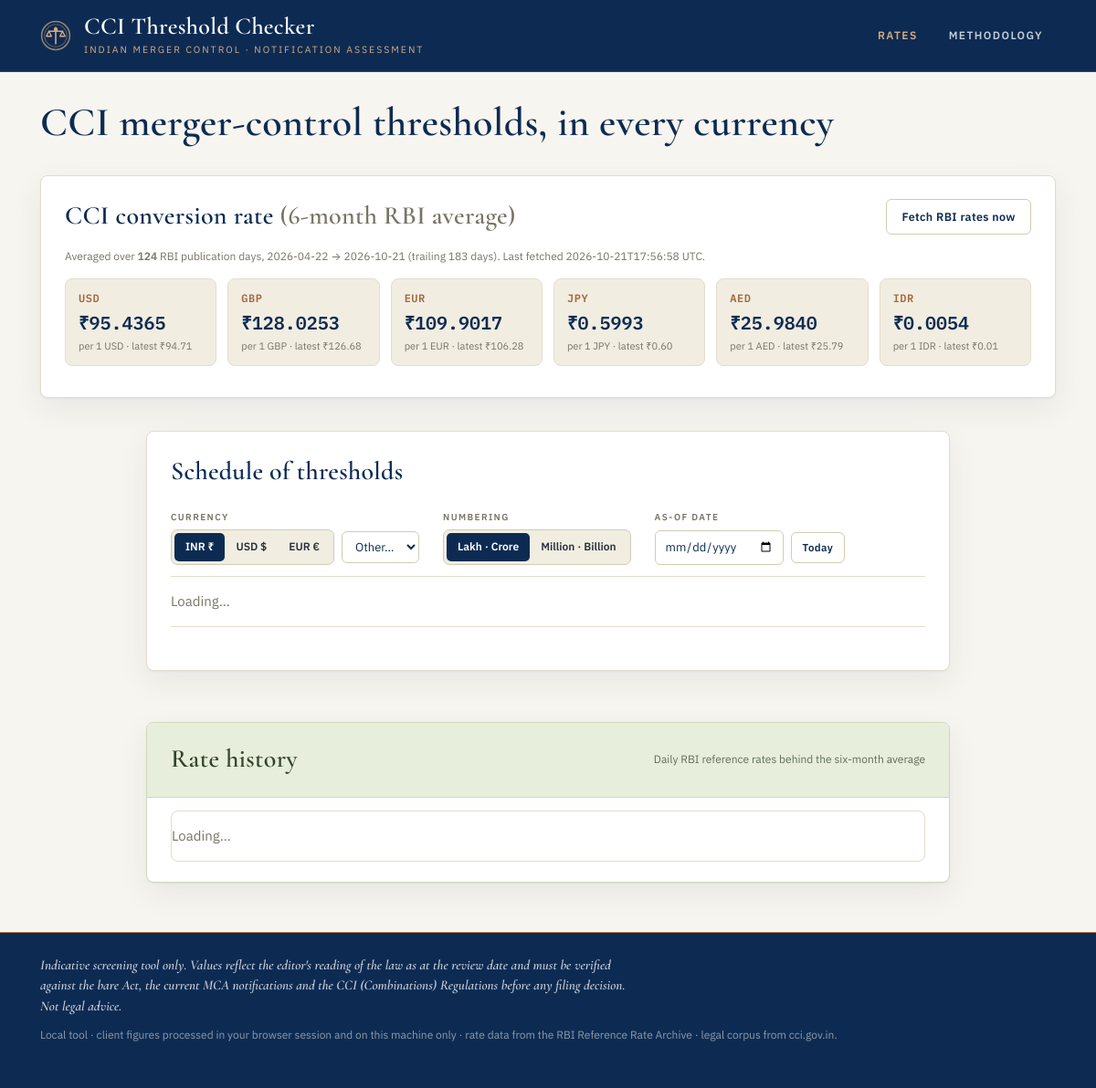
The page /rates on the database as committed earlier.
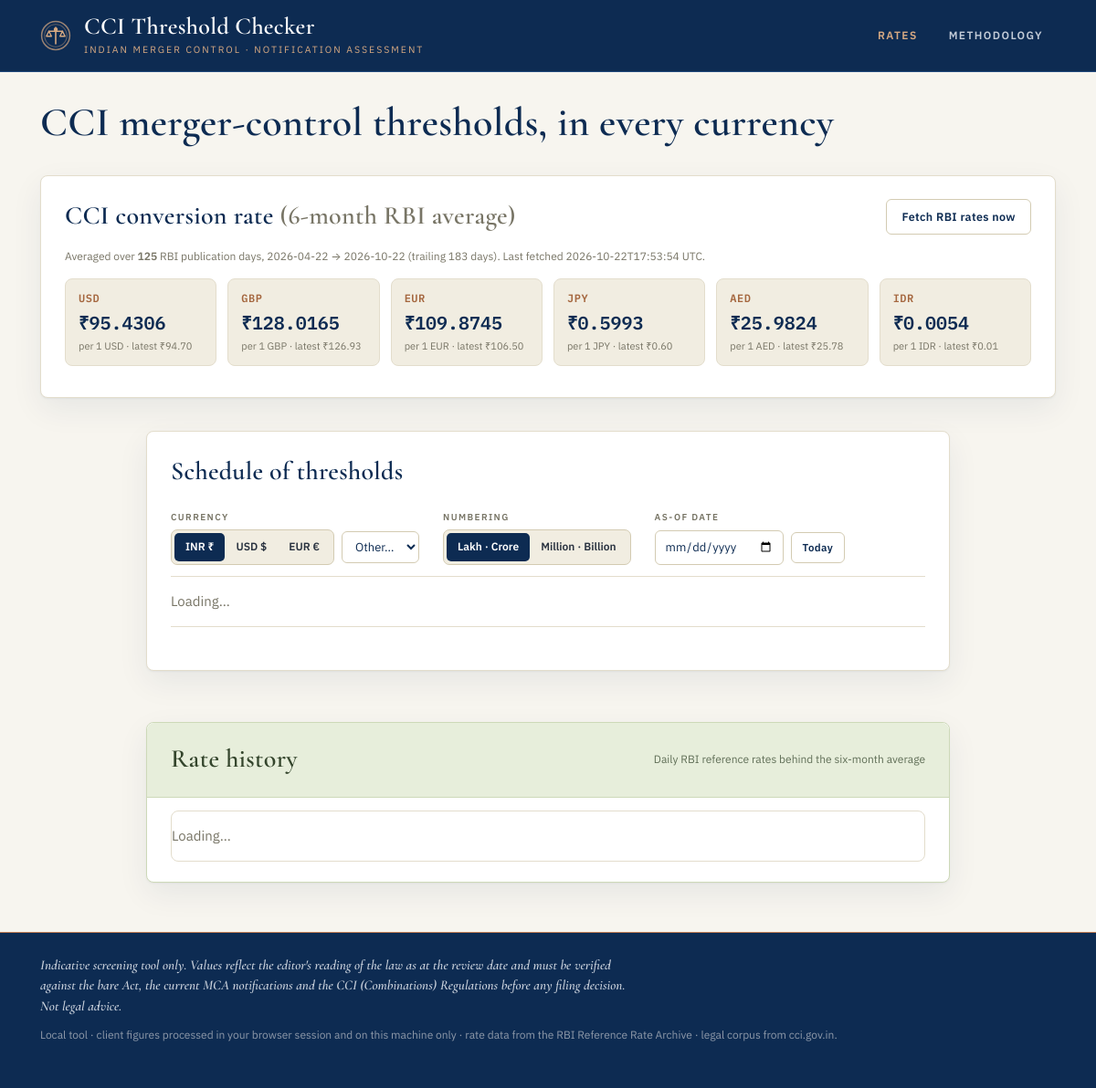
The same page on the database as committed later.
### tables this page shows
CREATE TABLE rates (
                date       TEXT PRIMARY KEY,   -- ISO yyyy-mm-dd
                usd REAL, gbp REAL, eur REAL, jpy REAL, aed REAL, idr REAL,
                source     TEXT,
                fetched_at TEXT
            );

CREATE TABLE meta (key TEXT PRIMARY KEY, value TEXT);

### app.py (the view)
@app.route("/rates")
def rates_page():
    avg, cfg = _avg()
    display = request.args.get("ccy", "USD")
    table = th.build_table(cfg, avg["averages"], display)
    currencies = fx.supported(avg["averages"]) if avg["has_data"] else ["INR", "USD", "EUR", "GBP", "JPY", "AED"]
    grouped = [(label, [r for r in table if r["category"] == key]) for key, label in CATEGORY_LABELS]
    return render_template("index.html", avg=avg, grouped=grouped,
                           display=display, currencies=currencies)

### app.py (called while the page is built)
def _avg(as_of=None):
    cfg = th.load_config()
    window = int(cfg["meta"].get("fx_window_days", 183))
    return rates_mod.compute_average(window, as_of=as_of), cfg

@app.context_processor
def inject_globals():
    cfg = th.load_config()
    return {
        "fmt_dual": N.format_dual,
        "fmt_indian": N.format_indian,
        "fmt_western": N.format_western,
        "meta": cfg["meta"],
        "last_scrape_at": db.get_meta("last_scrape_at"),
    }

### core/db.py (called while the page is built)
def _conn():
    os.makedirs(DATA_DIR, exist_ok=True)
    c = sqlite3.connect(DB_PATH)
    c.row_factory = sqlite3.Row
    return c

def get_rates_between(start_iso, end_iso):
    with _conn() as c:
        cur = c.execute(
            "SELECT * FROM rates WHERE date >= ? AND date <= ? ORDER BY date ASC",
            (start_iso, end_iso),
        )
        return [dict(r) for r in cur.fetchall()]

def get_meta(key, default=None):
    with _conn() as c:
        cur = c.execute("SELECT value FROM meta WHERE key=?", (key,))
        row = cur.fetchone()
        return row["value"] if row else default

### core/fx.py (called while the page is built)
def supported(rates):
    codes = ["INR"] + [c for c in rates.keys()]
    order = ["INR", "USD", "EUR", "GBP", "JPY", "AED", "IDR"]
    return [c for c in order if c in codes] + [c for c in codes if c not in order]

### core/numbers.py (called while the page is built)
def indian_group(n):
    s = str(int(round(n)))
    neg = s.startswith("-")
    if neg:
        s = s[1:]
    if len(s) <= 3:
        out = s
    else:
        last3 = s[-3:]
        rest = s[:-3]
        parts = []
        while len(rest) > 2:
            parts.insert(0, rest[-2:])
            rest = rest[:-2]
        if rest:
            parts.insert(0, rest)
        out = ",".join(parts) + "," + last3
    return ("-" + out) if neg else out

def western_group(n):
    return "{:,}".format(int(round(n)))

def _trim(x, decimals=2):
    s = "{:,.{d}f}".format(x, d=decimals)
    return s

def format_indian(value, decimals=2):
    if value is None:
        return "—"
    a = abs(value)
    sign = "-" if value < 0 else ""
    if a >= LAKH_CRORE:
        return f"{sign}{_trim(a / LAKH_CRORE, decimals)} lakh crore"
    if a >= CRORE:
        whole = a / CRORE
        return f"{sign}{indian_group(whole) if whole == int(whole) else _trim(whole, decimals)} crore"
    if a >= LAKH:
        return f"{sign}{_trim(a / LAKH, decimals)} lakh"
    return f"{sign}{indian_group(a)}"

### core/rates.py (called while the page is built, shortened)
def _as_date(v):
    if v is None:
        return None

### core/thresholds.py (called while the page is built)
def load_config():
    with open(CONFIG_PATH, encoding="utf-8") as fh:
        return json.load(fh)

### templates/index.html (shortened to what this page needs)
{% extends "base.html" %}
{% block content %}
<section class="hero">
  <div>
    <h1>CCI merger-control thresholds, in every currency</h1>
  </div>
</section>
<section class="card">
  <div class="card-head">
    <h2>CCI conversion rate <span class="muted">(6-month RBI average)</span></h2>
    <button id="refreshBtn" class="btn">Fetch RBI rates now</button>
  </div>
  <p class="muted small">
    <span id="rateSummary">
    {% if avg.has_data %}
      Averaged over <strong>{{ avg.n_days }}</strong> RBI publication days,
      {{ avg["from"] }} → {{ avg["to"] }}
      (trailing {{ avg.window_days }} days).
    {% endif %}
    </span>
    {% if last_scrape_at %}<span id="lastFetched">Last fetched {{ last_scrape_at }} UTC.</span>{% endif %}
  </p>
  <div class="rate-grid" id="rateGrid">
    {% for ccy, val in avg.averages.items() %}
      <div class="rate-chip">
        <div class="rate-ccy">{{ ccy }}</div>
        <div class="rate-val">₹{{ '%.4f'|format(val) }}</div>
        <div class="rate-sub muted">per 1 {{ ccy }}
          {% if avg.latest.get(ccy) %}· latest ₹{{ '%.2f'|format(avg.latest[ccy]) }}{% endif %}
        </div>
      </div>
    {% endfor %}
  </div>
</section>
<div class="home-grid">
  <section class="card table-card">
    <div class="card-head">
      <h2>Schedule of thresholds</h2>
    </div>
    <div class="toolbar">
      <div class="toggle-group" id="ccyToggle">
        <span class="toggle-label">Currency</span>
        <div class="tg-controls">
          <div class="seg">
            <button data-ccy="INR" class="active">INR ₹</button>
            <button data-ccy="USD">USD $</button>
            <button data-ccy="EUR">EUR €</button>
          </div>
          <select id="otherCcy" class="other-ccy" aria-label="Other currencies"><option value="">Other…</option></select>
        </div>
      </div>
      <div class="toggle-group" id="numToggle">
        <span class="toggle-label">Numbering</span>
        <div class="seg">
          <button data-sys="inr" class="active">Lakh · Crore</button>
          <button data-sys="intl">Million · Billion</button>
        </div>
      </div>
      <div class="toggle-group" id="dateToggle">
        <span class="toggle-label">As-of date</span>
        <div class="tg-controls">
          <input type="date" id="asOfDate" class="date-input" aria-label="As-of date — six-month average ending on this date">
          <button type="button" id="todayBtn" class="btn small-btn">Today</button>
        </div>
      </div>
    </div>
    <div id="thresholdTable" class="threshold-table-wrap"><p class="muted">Loading…</p></div>
    <p id="tableDisclaimer"></p>
  </section>
  <section class="card rate-history-card">
    <div class="card-head">
      <h2>Rate history</h2>
      <span class="muted small" id="rateHistorySub">Daily RBI reference rates behind the six-month average</span>
    </div>
    <div id="rateHistoryTable" class="rate-history-wrap"><p class="muted">Loading…</p></div>
  </section>
</div>
{% endblock %}

### templates/base.html (shortened to what this page needs)
<!doctype html>
<html lang="en">
<head>
  <link rel="stylesheet" href="{{ url_for('static', filename='style.css') }}">
</head>
<body>
<header class="masthead">
  <div class="wrap masthead-inner">
    <a class="nameplate" href="{{ url_for('index') }}" aria-label="CCI Threshold Checker — home">
      <span class="np-text">
        <strong>CCI Threshold Checker</strong>
        <small>Indian merger control · notification assessment</small>
      </span>
    </a>
    <nav class="nav" aria-label="Primary">
      <a href="{{ url_for('rates_page') }}" class="{{ 'active' if request.endpoint=='rates_page' }}">Rates</a>
      <a href="{{ url_for('about') }}" class="{{ 'active' if request.endpoint=='about' }}">Methodology</a>
    </nav>
  </div>
</header>
<main class="wrap">
  {% block content %}{% endblock %}
</main>
<footer class="footer">
  <div class="wrap">
    <p class="disclaimer">{{ meta.disclaimer }}</p>
    <p class="muted small">Local tool · client figures processed in your browser session and on this machine only · rate data from the RBI Reference Rate Archive · legal corpus from cci.gov.in.</p>
  </div>
</footer>
</body>
</html>

Rows that differ between the two databases and show on the page:
no longer on this page (row edited): rates: to "2026-10-21", usd "94.71" "126.68" "106.28" "0.60" "25.79" "0.01"
added rates: to "2026-10-22", usd "94.70" "126.93" "106.50" "0.60" "25.78" "0.01"
changed meta: value "2026-10-21T17:56:58" → "2026-10-22T17:53:54"
Other text that changed with them:
{{ avg.n_days }}: "124" → "125"
new list line: "USD ₹ 95.4306 per 1 USD · latest ₹"
new list line: "GBP ₹ 128.0165 per 1 GBP · latest ₹"
new list line: "EUR ₹ 109.8745 per 1 EUR · latest ₹"
new list line: "AED ₹ 25.9824 per 1 AED · latest ₹"
list line gone: "USD ₹ 95.4365 per 1 USD · latest ₹"
list line gone: "GBP ₹ 128.0253 per 1 GBP · latest ₹"
list line gone: "EUR ₹ 109.9017 per 1 EUR · latest ₹"
list line gone: "AED ₹ 25.9840 per 1 AED · latest ₹"
